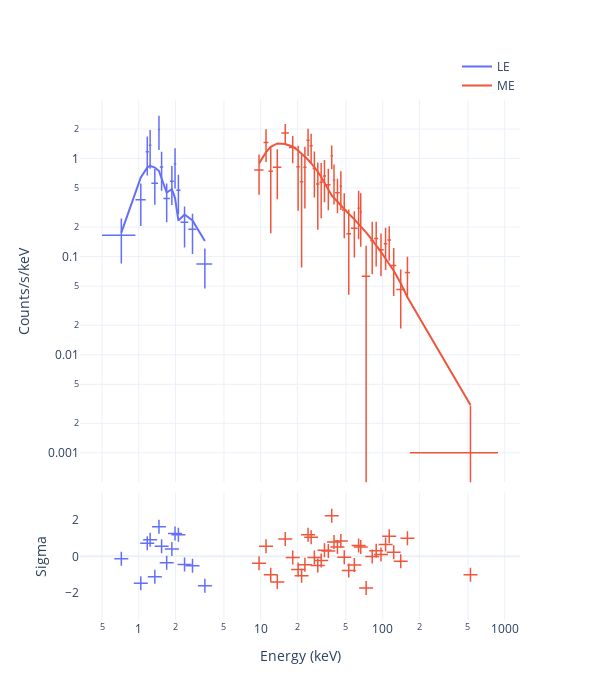

Notebook code for this chart:
### Code cell
fig = Plot.infer(post, style='CE')
fig.save(f'{savepath}/ctsspec')
